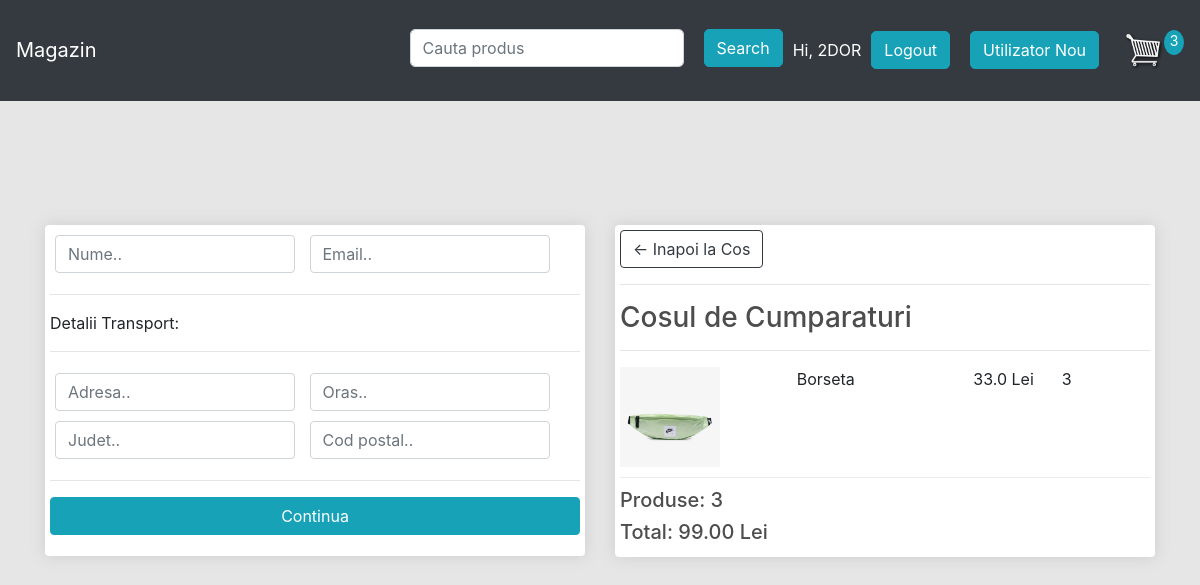
/comanda/ (signed in), run on an earlier commit of the app's database.
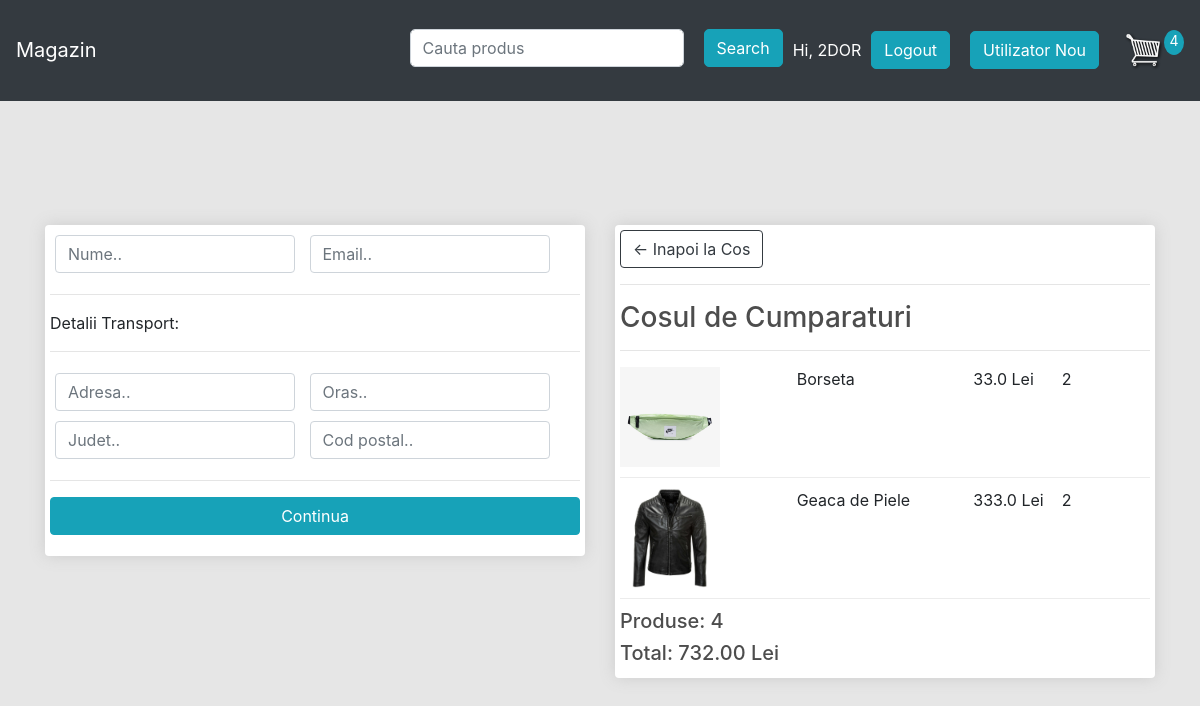
And on a later commit of the database.
### magazin/models.py (models this page shows, shortened)
class ComandaProdus(models.Model):
	produs = models.ForeignKey(Produs, on_delete=models.SET_NULL, blank=True, null=True)
	comanda = models.ForeignKey(Comanda, on_delete=models.SET_NULL, blank=True, null=True)
	cantitate = models.IntegerField(default=0, null=True, blank=True)
	data_adaugarii = models.DateTimeField(auto_now_add=True)
	@property
	def get_total(self):
		total = self.produs.price * self.cantitate
		return total

class Produs(models.Model):
	name = models.CharField(max_length=200, null=True)
	price = models.FloatField()
	imagine = models.ImageField(null=True, blank=True)
	@property
	def imageURL(self):
		try:
			url = self.imagine.url
		except:
			url = ''
		return url

class Comanda(models.Model):
	client = models.ForeignKey(Client, on_delete=models.SET_NULL, blank=True, null=True)
	data_comenzii = models.DateTimeField(auto_now_add=True)
	complet = models.BooleanField(default=False)
	id_tranzactie = models.CharField(max_length=200, null=True)
	@property
	def get_cart_total(self):
		comandaitems = self.comandaprodus_set.all()
		total = sum([produs.get_total for produs in comandaitems])
		return total
	@property
	def get_cart_items(self):
		comandaitems = self.comandaprodus_set.all()
		total = sum([produs.cantitate for produs in comandaitems])
		return total

### magazin/views.py (the view)
# urls.py: path('comanda/', views.comanda, name='comanda'),
def comanda(request):
	if request.user.is_authenticated:
		client = request.user.client
		comanda, created = Comanda.objects.get_or_create(client=client, complet=False)
		items = comanda.comandaprodus_set.all()
		cosProduse = comanda.get_cart_items
	else:
		items = []
		comanda = {'get_cart_total': 0, 'get_cart_items': 0}
		cosProduse = comanda['get_cart_items']
	contain = {'items': items, 'comanda': comanda,'cosProduse': cosProduse }
	return render(request, 'magazin/comanda.html', contain)

### magazin/templates/magazin/comanda.html (shortened to what this page needs)
{% extends 'magazin/main.html' %}
{% load static %}
{% block content %}
     <div class="row" >
		<div class="col-lg-6" >
			<div class="box-element" id="form-wrapper" style="background-color: #fff;">
				<form id="form">
					<div id="user-info">
						<div class="form-field">
							<input required class="form-control" type="text" name="nume" placeholder="Nume..">
						</div>
						<div class="form-field">
							<input required class="form-control" type="email" name="email" placeholder="Email..">
						</div>
					</div>
					<div id="shipping-info">
						<hr>
						<p>Detalii Transport:</p>
						<hr>
						<div class="form-field">
							<input class="form-control" type="text" name="adresa" placeholder="Adresa..">
						</div>
						<div class="form-field">
							<input class="form-control" type="text" name="oras" placeholder="Oras..">
						</div>
						<div class="form-field">
							<input class="form-control" type="text" name="judet" placeholder="Judet..">
						</div>
						<div class="form-field">
							<input class="form-control" type="text" name="cod postal" placeholder="Cod postal..">
						</div>
					</div>
					<hr>
					<input id="form-button" class="btn btn-info btn-block" type="submit" value="Continua">
				</form>
			</div>
			<br>
		</div>
		<div class="col-lg-6" >
			<div class="box-element" style="background-color: #fff;">
				<a  class="btn btn-outline-dark" href="{% url 'cos' %}" >&#x2190; Inapoi la Cos</a>
				<hr>
				<h3>Cosul de Cumparaturi</h3>
				<hr>
				{% for item in items %}
				<div class="cart-row" >
					<div style="flex:2"><img class="row-image" src="{{ item.produs.imageURL }}"></div>
					<div style="flex:2"><p>{{ item.produs.name }}</p></div>
					<div style="flex:1"><p>{{ item.produs.price }} Lei</p></div>
					<div style="flex:1"><p>{{ item.cantitate }}</p></div>
				</div>
				{% endfor %}
				<h5>Produse: {{ comanda.get_cart_items }}</h5>
				<h5>Total: {{ comanda.get_cart_total|floatformat:2 }} Lei</h5>
			</div>
		</div>
	</div>
{% endblock content %}

### magazin/templates/magazin/main.html (shortened to what this page needs)
{% load static %}
<html>
<head>
    <link rel="stylesheet" href="https://stackpath.bootstrapcdn.com/bootstrap/4.4.1/css/bootstrap.min.css"
>
    <link rel="stylesheet" type="text/css" href="{% static 'css/main.css' %}">
</head>
<body>
<nav class="navbar navbar-expand-lg navbar-dark bg-dark">
    <a class="navbar-brand" href="{% url 'magazin' %}">Magazin</a>
    <div class="collapse navbar-collapse" id="navbarSupportedContent">
        <form class="d-flex" method="POST" action="{% url 'searchp' %}" style="margin-top:1%;">
            <input class="form-control me-2" type="search" placeholder="Cauta produs" aria-label="Search"
                   style="margin:10px; border-radius: 5px;" name="cauta">
            <button class="btn btn-info" type="submit" style="margin:10px; border-radius: 5px;">Search</button>
        </form>
        <div class="form-inline my-2 my-lg-0" style="margin-top:1%;">
            {% if user.is_authenticated %}
            <span style="color:#ffff">Hi, {{ request.user.username|upper }}</span>
            <a class="btn btn-info" href="/logout" style="margin:10px; border-radius: 5px;">Logout</a>
            {% else %}
            <a href="{% url 'log' %}" class="btn btn-info" style="margin:10px; border-radius: 5px;">Login</a>
            {% endif %}
            <a href="{% url 'login' %}" class="btn btn-info" style="margin:10px; border-radius: 5px;">Utilizator
                Nou</a>
            <a href="{% url 'cos' %}">
                <img id="cart-icon" src="{% static 'images/cart.png' %}">
            </a>
            <p id="cart-total">{{ cosProduse }}</p>
        </div>
    </div>
</nav>
<div class="container">
    <br>
    {% block content %}
    {% endblock content %}
</div>
</body>
</html>

What changed in the data, as far as the page shows it:
changed ComandaProdus "Borseta": cantitate "3" → "2"
added ComandaProdus: produs.imageURL (picture), produs.name "Geaca de Piele", produs.price "333.0", cantitate "2"
changed through a linked row, Comanda: get_cart_items "3" → "4"; get_cart_total "99.00" → "732.00"
Also different on the page:
{{ cosProduse }}: "3" → "4"
